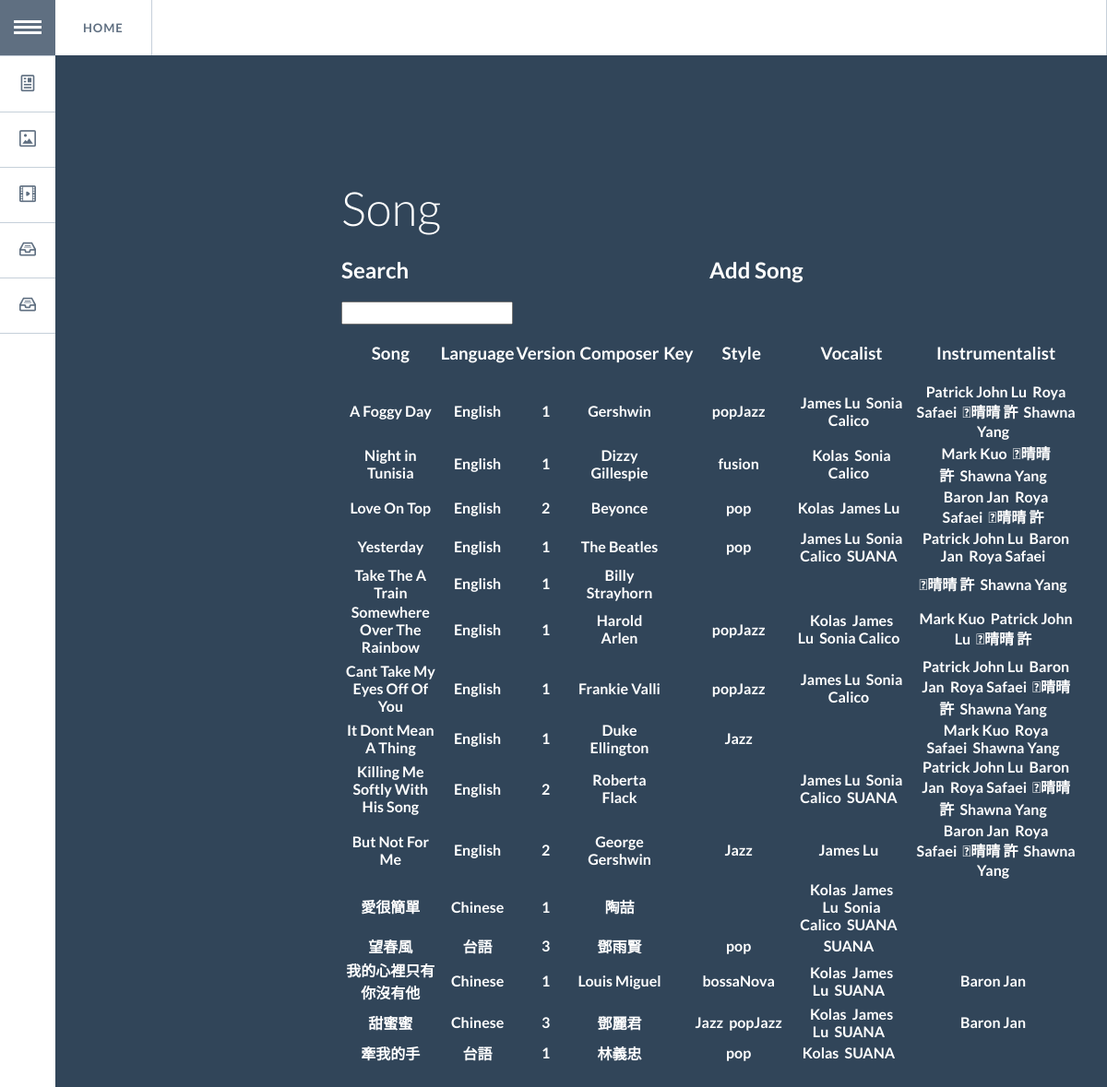
/song/, run on an earlier commit of the app's database.
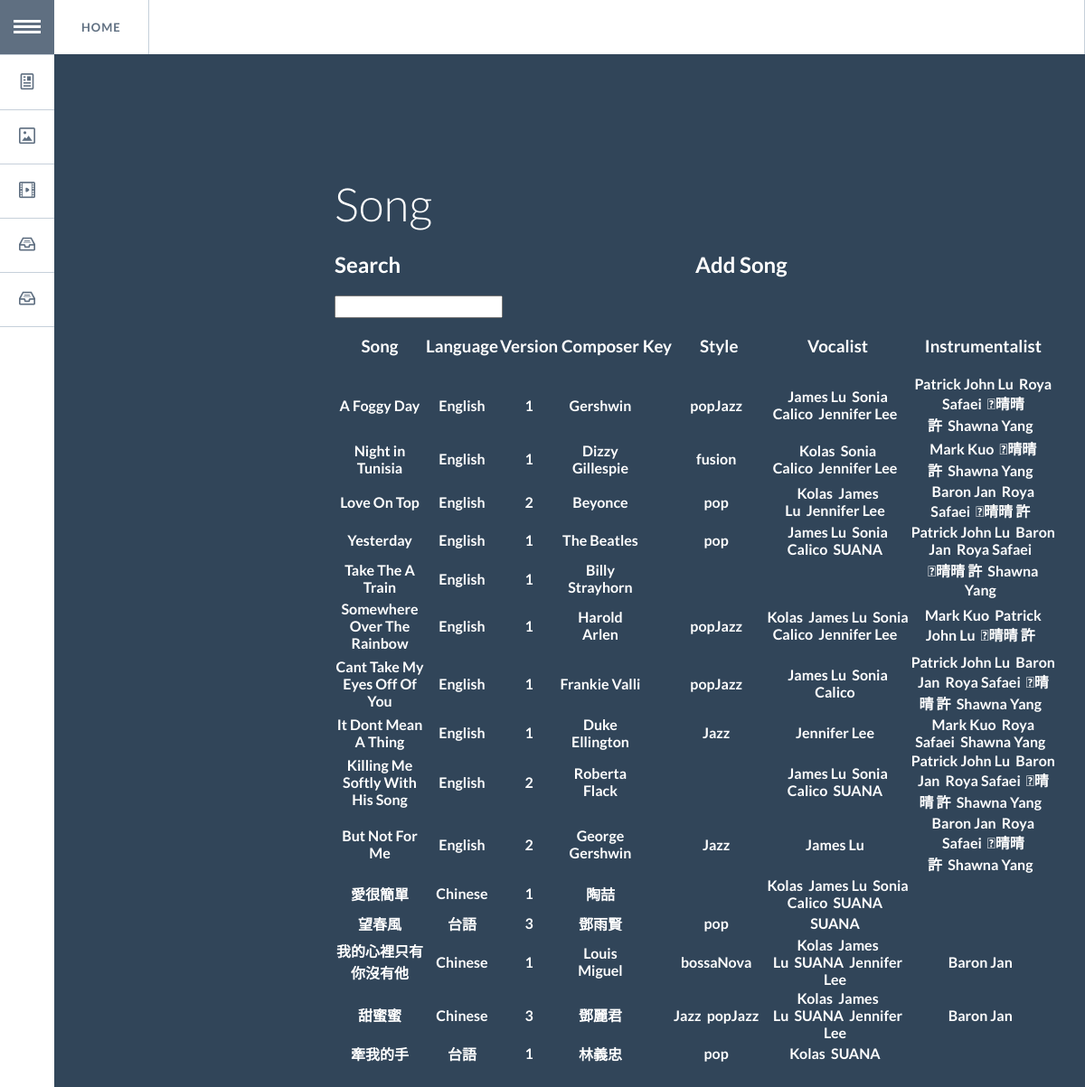
And on a later commit of the database.
### singer/models.py (models this page shows, shortened)
class Song(models.Model):
	SID = models.AutoField(primary_key = True)
	SName = models.CharField(max_length = 100)
	Language = models.CharField(max_length = 100)
	Composer = models.CharField(max_length = 100)
	Tonality = models.CharField(max_length = 100)
	Verion = models.CharField(max_length = 100)
	Style = models.ManyToManyField(Style)

class Style(models.Model):
	SID = models.AutoField(primary_key = True)
	SName = models.CharField(max_length = 100)

class Vocalist(models.Model):
	VID = models.AutoField(primary_key = True)
	VName = models.CharField(max_length = 100)
	Gender = models.CharField(max_length = 100)
	Vocal_Range = models.CharField(max_length = 100)
	Vocal_Type = models.CharField(max_length = 100)
	Language = models.CharField(max_length = 100)
	Music_Training = models.CharField(max_length = 100)
	Song = models.ManyToManyField(Song)
	Style = models.ManyToManyField(Style)

class Instrumentalist(models.Model):
	IID = models.AutoField(primary_key = True)
	IName = models.CharField(max_length = 100)
	Gender = models.CharField(max_length = 100)
	Instrument = models.CharField(max_length = 100)
	Music_Training = models.CharField(max_length = 100)
	Song = models.ManyToManyField(Song)
	Style = models.ManyToManyField(Style)

### singer/views.py (the view, shortened to what this page needs)
# urls.py: url(r'^song/', song),
def song(request):
    Song_list = Song.objects.all()
    Style_list = Style.objects.all()
    if 'song' in request.GET:
        q = request.GET['song']
        S_Song_list = Song.objects.filter(SName__icontains=q)|Song.objects.filter(Composer__icontains=q)
        return render(request, 'song.html', {'Song_list': S_Song_list, 'Style_list': Style_list})
    else:
        return render(request, 'song.html', {'Song_list': Song_list, 'Style_list': Style_list})

### templates/song.html (shortened to what this page needs)
<!DOCTYPE html>
<html lang="en" class="no-js">
	<head>
		<link rel="stylesheet" type="text/css" href="/static/css/normalize.css" />
		<link rel="stylesheet" type="text/css" href="/static/css/demo.css" />
		<link rel="stylesheet" type="text/css" href="/static/css/component.css" />
	</head>
	<body>
		<div class="container">
			<ul id="gn-menu" class="gn-menu-main">
				<li class="gn-trigger" style="float: left">
					<a class="gn-icon gn-icon-menu"><span>Menu</span></a>
					<nav class="gn-menu-wrapper">
						<div class="gn-scroller">
							<ul class="gn-menu">
								<li><a href="/song/" class="gn-icon gn-icon-article">Song</a></li>
								<li><a href="/style/" class="gn-icon gn-icon-pictures">Style</a></li>
								<li><a href="/performance/" class="gn-icon gn-icon-videos">Performance</a></li>
								<li><a href="/vocalist/" class="gn-icon gn-icon-archive">Vocalist</a></li>
								<li><a href="/instrumentalist/" class="gn-icon gn-icon-archive">Instrumentalist</a></li>
							</ul>
						</div>
					</nav>
				</li>
				<li><a href="/">Home</a></li>
			</ul>
			<header>
				<h1>Song</h1>
				<div style="float:left; width:50%">
					<h2>Search</h2>
			        <form action="" method="get">
						<input type="text" name="song">
					</form>
				</div>
				<div style="float:left; width:50%" id="addT">
					<h2>Add Song</h2>
				</div>
		<div>
			<table>
				<br>
		  		<tr>
		    		<th><h3>Song</h3></th>
		    		<th><h3>Language</h3></th>
		    		<th><h3>Version</h3></th>
					<th><h3>Composer</h3></th>
					<th><h3>Key</h3></th>
					<th><h3>Style</h3></th>
					<th><h3>Vocalist</h3></th>
					<th><h3>Instrumentalist</h3></th>
		  		</tr>
					{% for song in Song_list %}
		  		<tr>
					<th>{{ song.SName }}</th>
					<th>{{ song.Language }}</th>
					<th>{{ song.Verion }}</th>
					<th>{{ song.Composer }}</th>
					<th>{{ song.Key }}</th>
					<th>{% for style in song.Style.all %}{{ style.SName }}&nbsp&nbsp{% endfor %}</th>
					<th>{% for style in song.vocalist_set.all %}{{ style.VName }}&nbsp&nbsp{% endfor %}</th>
					<th>{% for style in song.instrumentalist_set.all %}{{ style.IName }}&nbsp&nbsp{% endfor %}</th>
		  		</tr>
				{% endfor %}
			</table>
		</div>
			</header>
		</div>
	</body>
</html>

What changed in the data, as far as the page shows it:
added Vocalist: VName "Jennifer Lee"
